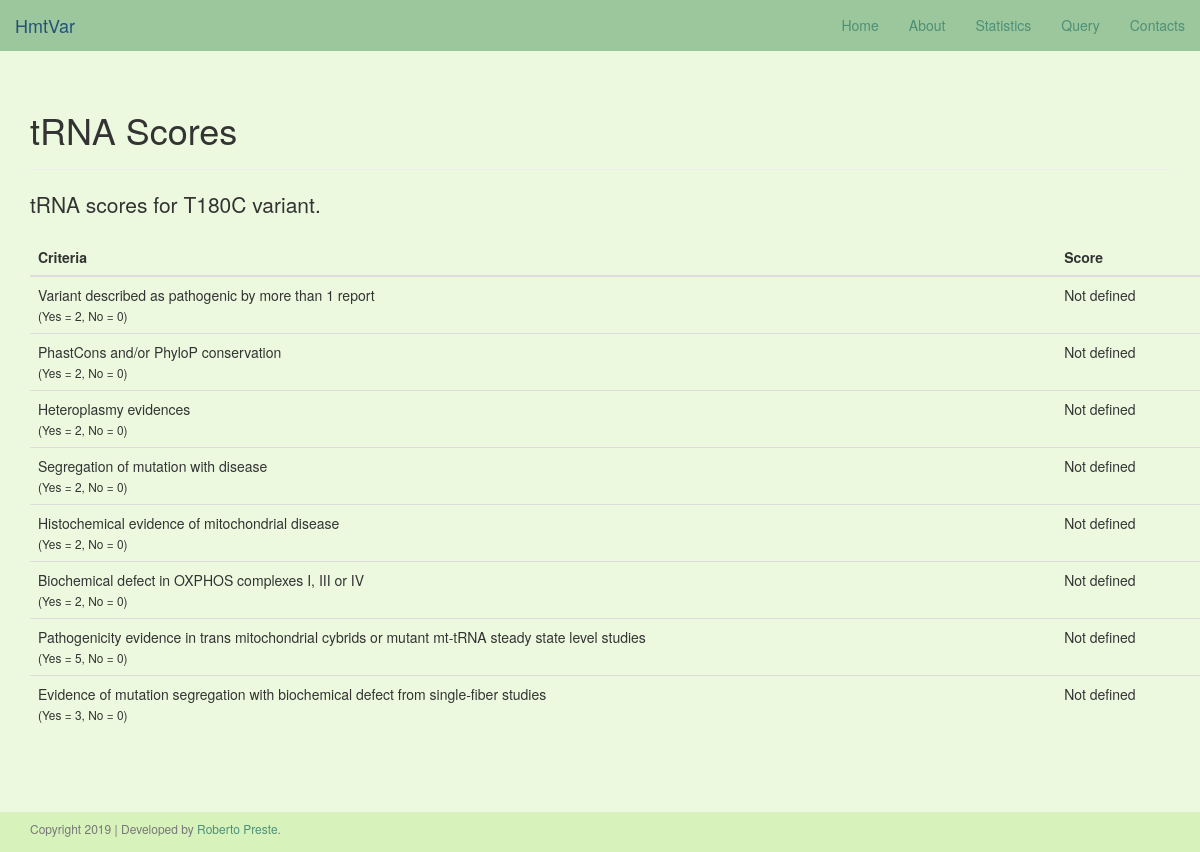
Screenshot of /trna_scores/57 with the database file from the repository.
### app/site/models.py (models this page shows, shortened)
class Main(db.Model):
    __tablename__ = "Main"
    id = db.Column(db.Integer, nullable=False, autoincrement=True, primary_key=True)
    group = db.Column(db.String, nullable=False)
    nt_start = db.Column(db.Integer, nullable=False)
    ref_rCRS = db.Column(db.String, nullable=False)
    alt = db.Column(db.String, nullable=False)
    nt_end = db.Column(db.Integer, nullable=False)
    locus = db.Column(db.String, nullable=False)
    codon_position = db.Column(db.Integer, nullable=True, default="NULL")
    aa_change = db.Column(db.String, nullable=True, default="NULL")
    disease_score = db.Column(db.Float, nullable=True, default="NULL")
    pathogenicity = db.Column(db.String, nullable=True, default="NULL")
    haplogroups = db.Column(db.String, nullable=True, default="NULL")
    variabId = db.Column(db.Integer, db.ForeignKey("Variab.id"), nullable=False)
    plasmyId = db.Column(db.Integer, db.ForeignKey("Plasmy.id"), nullable=False)
    predictId = db.Column(db.Integer, db.ForeignKey("Predict.id"), nullable=False)
    crossRefId = db.Column(db.Integer, db.ForeignKey("CrossRef.id"), nullable=False)
    annotId = db.Column(db.Integer, db.ForeignKey("Annot.id"), nullable=False)

### app/site/views.py (the view)
@www.route("/trna_scores/<int:var_id>", methods=["GET"])
def trna_scores(var_id):
    elem_main = Main.query.filter(Main.id == var_id).first()
    elem_score = Scores.query.filter(Scores.id == var_id).first()
    return render_template("trna_scores.html",
                           title="tRNA Scores",
                           elem_main=elem_main,
                           elem_score=elem_score)

### app/templates/trna_scores.html
{% extends "base.html" %}
{% block content %}
    <div class="container">
        <div class="page-header">
            <h1>{{ title }}</h1>
        </div>
        <p class="lead">tRNA scores for {{ elem_main.ref_rCRS }}{{ elem_main.nt_start }}{{ elem_main.alt }} variant.</p>
        <div class="container">
            <div class="row">
                <table class="table">
                <thead>
                    <tr>
                        <th>Criteria</th>
                        <th>Score</th>
                    </tr>
                </thead>
                <tbody>
                    <tr>
                        <td>Variant described as pathogenic by more than 1 report <br>
                        <small>(Yes = 2, No = 0)</small></td>
                        <td>{% if elem_score.report_patho != None %}
                                {{ elem_score.report_patho }}
                            {% else %}
                                Not defined
                            {% endif %}</td>
                    </tr>
                    <tr>
                        <td>PhastCons and/or PhyloP conservation <br>
                        <small>(Yes = 2, No = 0)</small></td>
                        <td>{% if elem_score.conservation != None %}
                                {{ elem_score.conservation }}
                            {% else %}
                                Not defined
                            {% endif %}</td>
                    </tr>
                    <tr>
                        <td>Heteroplasmy evidences <br>
                        <small>(Yes = 2, No = 0)</small></td>
                        <td>{% if elem_score.heteroplasmy != None %}
                                {{ elem_score.heteroplasmy }}
                            {% else %}
                                Not defined
                            {% endif %}</td>
                    </tr>
                    <tr>
                        <td>Segregation of mutation with disease <br>
                        <small>(Yes = 2, No = 0)</small></td>
                        <td>{% if elem_score.segreg_disease != None %}
                                {{ elem_score.segreg_disease }}
                            {% else %}
                                Not defined
                            {% endif %}
                        </td>
                    </tr>
                    <tr>
                        <td>Histochemical evidence of mitochondrial disease <br>
                        <small>(Yes = 2, No = 0)</small></td>
                        <td>{% if elem_score.histochem != None %}
                                {{ elem_score.histochem }}
                            {% else %}
                                Not defined
                            {% endif %}
                        </td>
                    </tr>
                    <tr>
                        <td>Biochemical defect in OXPHOS complexes I, III or IV <br>
                        <small>(Yes = 2, No = 0)</small></td>
                        <td>{% if elem_score.biochem != None %}
                                {{ elem_score.biochem }}
                            {% else %}
                                Not defined
                            {% endif %}
                        </td>
                    </tr>
                    <tr>
                        <td>Pathogenicity evidence in trans mitochondrial cybrids or mutant mt-tRNA steady state level studies <br>
                        <small>(Yes = 5, No = 0)</small></td>
                        <td>{% if elem_score.cybrids != None %}
                                {{ elem_score.cybrids }}
                            {% else %}
                                Not defined
                            {% endif %}
                        </td>
                    </tr>
                    <tr>
                        <td>Evidence of mutation segregation with biochemical defect from single-fiber studies <br>
                        <small>(Yes = 3, No = 0)</small></td>
                        <td>{% if elem_score.single_fiber != None %}
                                {{ elem_score.single_fiber }}
                            {% else %}
                                Not defined
                            {% endif %}
                        </td>
                    </tr>
                </tbody>
            </table>
            </div>
        </div>
    </div>
    {{ super() }}
{% endblock %}

### app/static/css/stylesheet.css (style rules this page uses)
:root { --honeydew: #F6FCF0; --nyanza: #ECF9DF; --bone: #E1F5CC; --tea_green: #D7F2BA; --light_moss_green: #BDE4A8; --eton_blue: #9CC69B; --green_sheen: #79B4A9; --wintergreen_dream: #4D9078; --cadet: #586F6B; --granite_grey: #676F54; --midnite_green: #084C61; --jelly_bean: #DB504A; }
html { position: relative; min-height: 100%; }
body { padding-top: 70px; margin-bottom: 40px; background-color: var(--nyanza); }

### rows the page displays
Main: ref_rCRS "T", nt_start "180", alt "C"

### other values shown
{{ title }} "tRNA Scores"
